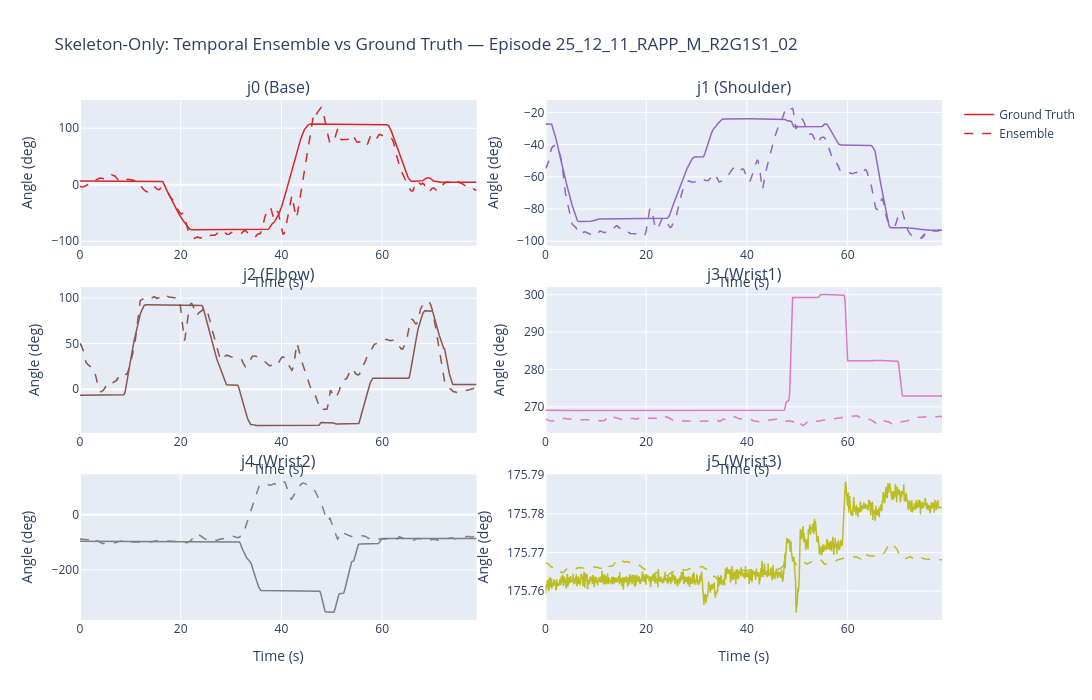

Notebook cell for this chart:
### Markdown cell above
## 4. Ensemble vs Ground Truth Visualization

Compare the temporal ensemble output against ground truth joint trajectories.

### Code cell
ensemble_traj = results['ensemble_trajectory']
gt_traj = results['gt_trajectory']

n_output = len(ensemble_traj)
time_axis = np.arange(n_output) / 15.0

joint_names = ['j0 (Joint 1)', 'j1 (Joint 2)', 'j2 (Joint 3)',
               'j3 (Joint 4)', 'j4 (Joint 5)', 'j5 (Joint 6)']
colors = ['#d62728', '#9467bd', '#8c564b', '#e377c2', '#7f7f7f', '#bcbd22']

fig = make_subplots(
    rows=3, cols=2,
    subplot_titles=joint_names,
    horizontal_spacing=0.08,
    vertical_spacing=0.08,
)

for j in range(6):
    row, col = j // 2 + 1, j % 2 + 1

    fig.add_trace(go.Scatter(
        x=time_axis, y=np.degrees(gt_traj[:, j]),
        name='Ground Truth' if j == 0 else None,
        mode='lines', line=dict(color=colors[j], width=1.5),
        showlegend=(j == 0),
    ), row=row, col=col)

    fig.add_trace(go.Scatter(
        x=time_axis, y=np.degrees(ensemble_traj[:, j]),
        name='Ensemble' if j == 0 else None,
        mode='lines', line=dict(color=colors[j], width=1.5, dash='dash'),
        showlegend=(j == 0),
    ), row=row, col=col)

fig.update_layout(
    height=700, width=1100,
    title_text=f'Skeleton-Only: Temporal Ensemble vs Ground Truth — Episode {test_ep_id}',
)
fig.update_xaxes(title_text='Time (s)')
fig.update_yaxes(title_text='Angle (deg)')
fig.show()

# Per-joint RMSE
min_len = min(len(ensemble_traj), len(gt_traj))
rmse_per_joint = np.sqrt(((ensemble_traj[:min_len] - gt_traj[:min_len]) ** 2).mean(axis=0))
print('\nPer-joint RMSE (ensemble vs GT):')
for j, name in enumerate(joint_names):
    print(f'  {name}: {np.degrees(rmse_per_joint[j]):.2f} deg ({rmse_per_joint[j]:.4f} rad)')

### Figure 1 — Plotly figure (JSON) as saved in the notebook; plotly's stock layout.template omitted (floating-point values rounded to 4 significant figures; data arrays with more than 128 entries replaced by an {"elided": "..."} marker saying what was removed)
{"data": [{"line": {"color": "#d62728", "width": 1.5}, "mode": "lines", "name": "Ground Truth", "showlegend": true, "type": "scatter", "x": {"elided": "1182 float values"}, "xaxis": "x", "y": {"elided": "1182 float values"}, "yaxis": "y"}, {"line": {"color": "#d62728", "dash": "dash", "width": 1.5}, "mode": "lines", "name": "Ensemble", "showlegend": true, "type": "scatter", "x": {"elided": "1182 float values"}, "xaxis": "x", "y": {"elided": "1182 float values"}, "yaxis": "y"}, {"line": {"color": "#9467bd", "width": 1.5}, "mode": "lines", "showlegend": false, "type": "scatter", "x": {"elided": "1182 float values"}, "xaxis": "x2", "y": {"elided": "1182 float values"}, "yaxis": "y2"}, {"line": {"color": "#9467bd", "dash": "dash", "width": 1.5}, "mode": "lines", "showlegend": false, "type": "scatter", "x": {"elided": "1182 float values"}, "xaxis": "x2", "y": {"elided": "1182 float values"}, "yaxis": "y2"}, {"line": {"color": "#8c564b", "width": 1.5}, "mode": "lines", "showlegend": false, "type": "scatter", "x": {"elided": "1182 float values"}, "xaxis": "x3", "y": {"elided": "1182 float values"}, "yaxis": "y3"}, {"line": {"color": "#8c564b", "dash": "dash", "width": 1.5}, "mode": "lines", "showlegend": false, "type": "scatter", "x": {"elided": "1182 float values"}, "xaxis": "x3", "y": {"elided": "1182 float values"}, "yaxis": "y3"}, {"line": {"color": "#e377c2", "width": 1.5}, "mode": "lines", "showlegend": false, "type": "scatter", "x": {"elided": "1182 float values"}, "xaxis": "x4", "y": {"elided": "1182 float values"}, "yaxis": "y4"}, {"line": {"color": "#e377c2", "dash": "dash", "width": 1.5}, "mode": "lines", "showlegend": false, "type": "scatter", "x": {"elided": "1182 float values"}, "xaxis": "x4", "y": {"elided": "1182 float values"}, "yaxis": "y4"}, {"line": {"color": "#7f7f7f", "width": 1.5}, "mode": "lines", "showlegend": false, "type": "scatter", "x": {"elided": "1182 float values"}, "xaxis": "x5", "y": {"elided": "1182 float values"}, "yaxis": "y5"}, {"line": {"color": "#7f7f7f", "dash": "dash", "width": 1.5}, "mode": "lines", "showlegend": false, "type": "scatter", "x": {"elided": "1182 float values"}, "xaxis": "x5", "y": {"elided": "1182 float values"}, "yaxis": "y5"}, {"line": {"color": "#bcbd22", "width": 1.5}, "mode": "lines", "showlegend": false, "type": "scatter", "x": {"elided": "1182 float values"}, "xaxis": "x6", "y": {"elided": "1182 float values"}, "yaxis": "y6"}, {"line": {"color": "#bcbd22", "dash": "dash", "width": 1.5}, "mode": "lines", "showlegend": false, "type": "scatter", "x": {"elided": "1182 float values"}, "xaxis": "x6", "y": {"elided": "1182 float values"}, "yaxis": "y6"}], "layout": {"annotations": [{"font": {"size": 16}, "showarrow": false, "text": "j0 (Base)", "x": 0.23, "xanchor": "center", "xref": "paper", "y": 1, "yanchor": "bottom", "yref": "paper"}, {"font": {"size": 16}, "showarrow": false, "text": "j1 (Shoulder)", "x": 0.77, "xanchor": "center", "xref": "paper", "y": 1, "yanchor": "bottom", "yref": "paper"}, {"font": {"size": 16}, "showarrow": false, "text": "j2 (Elbow)", "x": 0.23, "xanchor": "center", "xref": "paper", "y": 0.64, "yanchor": "bottom", "yref": "paper"}, {"font": {"size": 16}, "showarrow": false, "text": "j3 (Wrist1)", "x": 0.77, "xanchor": "center", "xref": "paper", "y": 0.64, "yanchor": "bottom", "yref": "paper"}, {"font": {"size": 16}, "showarrow": false, "text": "j4 (Wrist2)", "x": 0.23, "xanchor": "center", "xref": "paper", "y": 0.28, "yanchor": "bottom", "yref": "paper"}, {"font": {"size": 16}, "showarrow": false, "text": "j5 (Wrist3)", "x": 0.77, "xanchor": "center", "xref": "paper", "y": 0.28, "yanchor": "bottom", "yref": "paper"}], "height": 700, "title": {"text": "Skeleton-Only: Temporal Ensemble vs Ground Truth — Episode 25_12_11_RAPP_M_R2G1S1_02"}, "width": 1100, "xaxis": {"anchor": "y", "autorange": true, "domain": [0, 0.46], "range": [0, 78.73], "title": {"text": "Time (s)"}, "type": "linear"}, "xaxis2": {"anchor": "y2", "autorange": true, "domain": [0.54, 1], "range": [0, 78.73], "title": {"text": "Time (s)"}, "type": "linear"}, "xaxis3": {"anchor": "y3", "autorange": true, "domain": [0, 0.46], "range": [0, 78.73], "title": {"text": "Time (s)"}, "type": "linear"}, "xaxis4": {"anchor": "y4", "autorange": true, "domain": [0.54, 1], "range": [0, 78.73], "title": {"text": "Time (s)"}, "type": "linear"}, "xaxis5": {"anchor": "y5", "autorange": true, "domain": [0, 0.46], "range": [0, 78.73], "title": {"text": "Time (s)"}, "type": "linear"}, "xaxis6": {"anchor": "y6", "autorange": true, "domain": [0.54, 1], "range": [0, 78.73], "title": {"text": "Time (s)"}, "type": "linear"}, "yaxis": {"anchor": "x", "autorange": true, "domain": [0.72, 1], "range": [-107.6, 149.9], "title": {"text": "Angle (deg)"}, "type": "linear"}, "yaxis2": {"anchor": "x2", "autorange": true, "domain": [0.72, 1], "range": [-102.7, -12.33], "title": {"text": "Angle (deg)"}, "type": "linear"}, "yaxis3": {"anchor": "x3", "autorange": true, "domain": [0.36, 0.64], "range": [-47.92, 111.9], "title": {"text": "Angle (deg)"}, "type": "linear"}, "yaxis4": {"anchor": "x4", "autorange": true, "domain": [0.36, 0.64], "range": [263.1, 302.0], "title": {"text": "Angle (deg)"}, "type": "linear"}, "yaxis5": {"anchor": "x5", "autorange": true, "domain": [0, 0.28], "range": [-382.6, 147.0], "title": {"text": "Angle (deg)"}, "type": "linear"}, "yaxis6": {"anchor": "x6", "autorange": true, "domain": [0, 0.28], "range": [175.8, 175.8], "title": {"text": "Angle (deg)"}, "type": "linear"}}}
